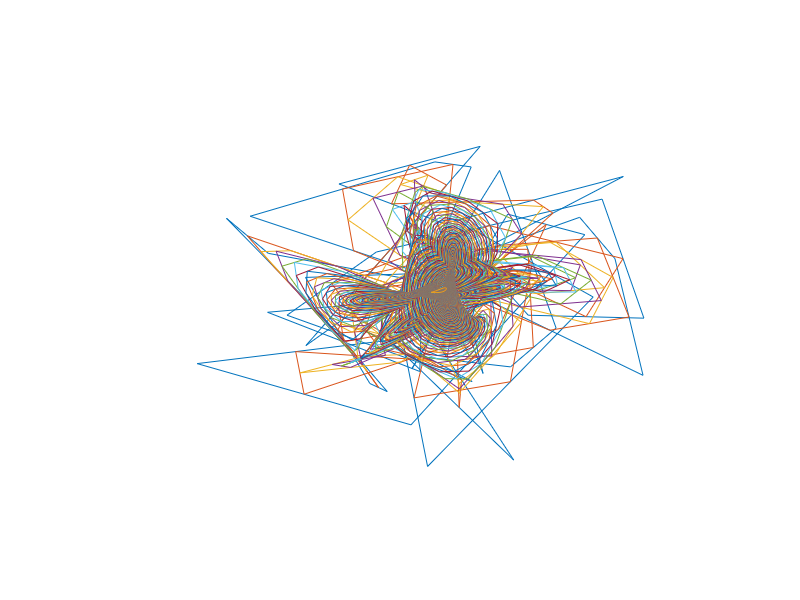

The MATLAB script that drew this image:
close all

% set figure backgound to white.. if you don't like the default gray
set(gcf,'color','white')
%set(gcf, 'Position', get(0, 'Screensize'));

hold on

%X = [0 1 1 1];
%Y = [0 1 1 0];

X = rand(1,50);
Y = rand(1,50);

X(length(X)+1) = X(1);
Y(length(Y)+1) = Y(1);
%poly_handle = plot(X,Y);

%axis stuff
axis manual  % tell matlab not adjust the axis automatically
axis equal   % prevent matlab from scaling x and y direction differently 
axis off

%iterations
n = length(X);

for i=1:500
    for k=1:n-1
        X(k) = 0.5*(X(k) + X(k+1));
        Y(k) = 0.5*(Y(k) + Y(k+1));
    end
    X(n) = X(1);
    Y(n) = Y(1);
    %set(poly_handle,'xdata',X,'ydata',Y);
    %drawnow
    pause(.01)
    plot(X,Y);
end
hold off